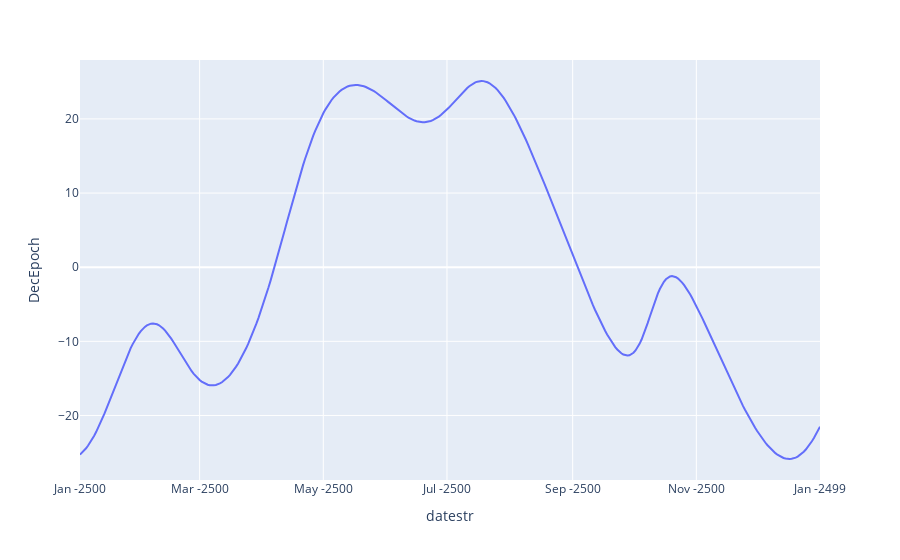

The code cell stored with this chart in its notebook:
### Markdown cell above
Plotly:

### Code cell
value = 'Mercury'
planetary_positionsf = planetary_ephemerides[planetary_ephemerides.Name==value]
px.line(planetary_positionsf, x='datestr', y='DecEpoch')

### Figure 1 — Plotly figure (JSON) as saved in the notebook; plotly's stock layout.template omitted (floating-point values rounded to 4 significant figures; data arrays with more than 128 entries replaced by an {"elided": "..."} marker saying what was removed)
{"data": [{"hovertemplate": "datestr=%{x}<br>DecEpoch=%{y}<extra></extra>", "legendgroup": "", "line": {"color": "#636efa", "dash": "solid"}, "marker": {"symbol": "circle"}, "mode": "lines", "name": "", "orientation": "v", "showlegend": false, "type": "scatter", "x": {"elided": "366 str values"}, "xaxis": "x", "y": {"elided": "366 float values"}, "yaxis": "y"}], "layout": {"legend": {"tracegroupgap": 0}, "margin": {"t": 60}, "xaxis": {"anchor": "y", "domain": [0, 1], "title": {"text": "datestr"}}, "yaxis": {"anchor": "x", "domain": [0, 1], "title": {"text": "DecEpoch"}}}}
